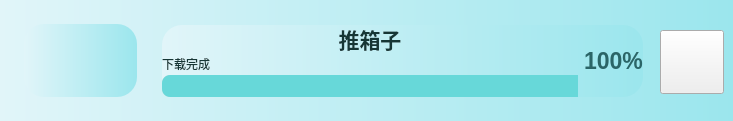
        <widget class="QWidget" name="widget_tuixiangzi" native="true">
         <property name="minimumSize">
          <size>
           <width>0</width>
           <height>121</height>
          </size>
         </property>
         <property name="maximumSize">
          <size>
           <width>16777215</width>
           <height>121</height>
          </size>
         </property>
         <property name="styleSheet">
          <string notr="true">.QWidget{
	background-color: qlineargradient(x1:0, y0:0, x2:1, y2:0,stop:0 rgb(225, 245, 249), stop:1 rgb(155, 230, 237));
	border-radius:20px;
	color: rgb(255, 255, 255);
}
</string>
         </property>
         <widget class="QWidget" name="widget_47" native="true">
          <property name="geometry">
           <rect>
            <x>24</x>
            <y>24</y>
            <width>113</width>
            <height>73</height>
           </rect>
          </property>
          <property name="styleSheet">
           <string notr="true"/>
          </property>
          <widget class="QLabel" name="label_28">
           <property name="geometry">
            <rect>
             <x>30</x>
             <y>5</y>
             <width>64</width>
             <height>64</height>
            </rect>
           </property>
           <property name="styleSheet">
            <string notr="true">border-image: url(:/youxi/images/TXZ.jpg);</string>
           </property>
           <property name="text">
            <string/>
           </property>
          </widget>
         </widget>
         <widget class="QPushButton" name="pushButton_game_tuixiangzi">
          <property name="geometry">
           <rect>
            <x>660</x>
            <y>30</y>
            <width>64</width>
            <height>64</height>
           </rect>
          </property>
          <property name="styleSheet">
           <string notr="true">border-image: url(:/icons/icons/play_game.png);</string>
          </property>
          <property name="text">
           <string/>
          </property>
         </widget>
         <widget class="QWidget" name="layoutWidget_6">
          <property name="geometry">
           <rect>
            <x>162</x>
            <y>25</y>
            <width>481</width>
            <height>72</height>
           </rect>
          </property>
          <layout class="QHBoxLayout" name="horizontalLayout_6">
           <item>
            <layout class="QVBoxLayout" name="verticalLayout_7">
             <property name="spacing">
              <number>2</number>
             </property>
             <item>
              <widget class="QLabel" name="label_74">
               <property name="font">
                <font>
                 <pointsize>16</pointsize>
                 <weight>75</weight>
                 <bold>true</bold>
                </font>
               </property>
               <property name="styleSheet">
                <string notr="true">color: rgb(22, 54, 53);
text-align:centre;
</string>
               </property>
               <property name="text">
                <string>推箱子</string>
               </property>
               <property name="alignment">
                <set>Qt::AlignCenter</set>
               </property>
              </widget>
             </item>
             <item>
              <widget class="QLabel" name="label_75">
               <property name="font">
                <font>
                 <weight>50</weight>
                 <bold>false</bold>
                </font>
               </property>
               <property name="styleSheet">
                <string notr="true">color: rgb(22, 54, 53)</string>
               </property>
               <property name="text">
                <string>下载完成</string>
               </property>
              </widget>
             </item>
             <item>
              <widget class="QProgressBar" name="progressBar_22">
               <property name="styleSheet">
                <string notr="true">QProgressBar::chunk {
        border-top-left-radius:8px;
border-bottom-left-radius:8px;
	background-color: rgb(103, 216, 217)
}
QProgressBar{
border-radius:8px;
background-color: rgb(223, 223, 223);
}
</string>
               </property>
               <property name="value">
                <number>100</number>
               </property>
               <property name="textVisible">
                <bool>false</bool>
               </property>
              </widget>
             </item>
            </layout>
           </item>
           <item>
            <widget class="QLabel" name="label_76">
             <property name="font">
              <font>
               <pointsize>17</pointsize>
               <weight>75</weight>
               <bold>true</bold>
              </font>
             </property>
             <property name="styleSheet">
              <string notr="true">color: rgb(43, 101, 103);</string>
             </property>
             <property name="text">
              <string>100%</string>
             </property>
             <property name="alignment">
              <set>Qt::AlignLeading|Qt::AlignLeft|Qt::AlignVCenter</set>
             </property>
            </widget>
           </item>
          </layout>
         </widget>
        </widget>
